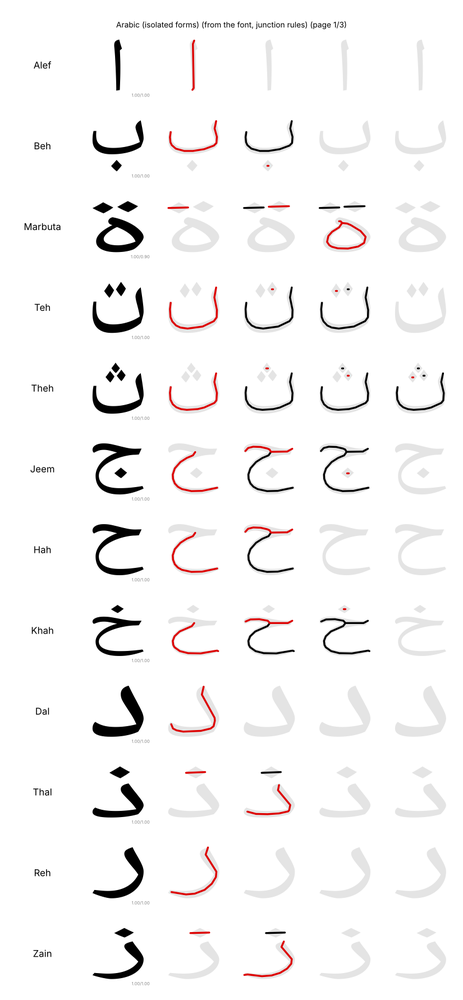
#> input picture scripts/script_analysis/stroke_charts/font_drafts/arabic_1.png, 463 x 1000 px, shrunk from 825 x 1782 before the run
$ python chart_glyphs.py stroke_charts/font_drafts/arabic_1.png
#> lines starting #> are read from the running program, lines starting #| are printed output that depends on the picture; after the words box and inside, x2 and y2 are one past the last pixel; in counts of white or black regions, pixels touching at a corner belong together
"""Cut real chart images (photos/posters of kana charts) into single-letter bitmaps so they can be measured like font glyphs.

    python chart_glyphs.py <image> <name> [--dil 9] [--minh 28] [--blue] [--debug out.png]

Letters are the dark blobs left after a small dilation merges the pieces of one letter (strokes, voicing marks).
Latin romaji are dropped by size/colour. Only measured, never copied."""
import argparse
import cv2
import numpy as np
from scipy import ndimage as ndi


def cut(path, dil=9, minh=28, maxh=200, colour_max=110, region=None):
#> called with path = 'stroke_charts/font_drafts/arabic_1.png', dil = 9, minh = 28, maxh = 200, colour_max = 110
    im = cv2.imread(path)
#> im is the input picture: shape (1000, 463, 3); mean B, G, R 245.7, 245.7, 246.8
    if region:
        x0, y0, x1, y1 = region
        im = im[y0:y1, x0:x1]
    gray = cv2.cvtColor(im, cv2.COLOR_BGR2GRAY)
    b, g, r = [im[..., i].astype(int) for i in range(3)]
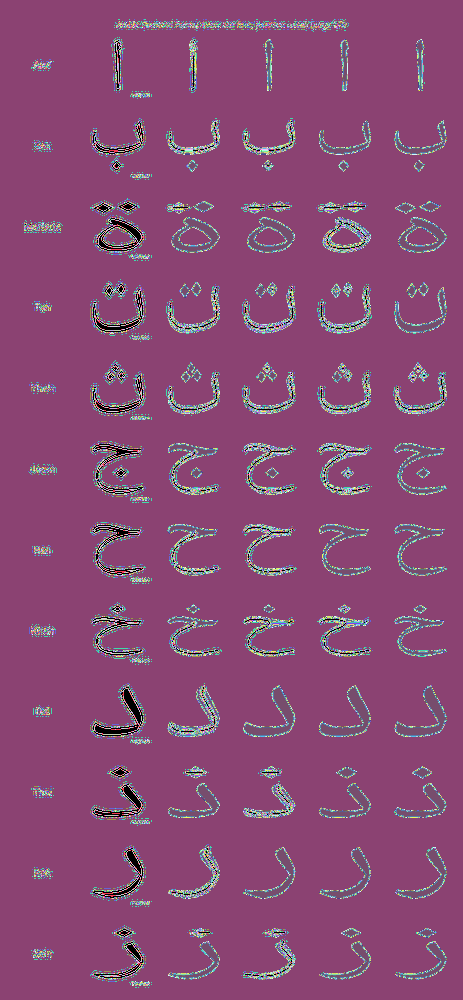
#> b: shape (1000, 463) int64; 256 distinct labels, from 0 to 255; one colour per label, 0 black
#> r: shape (1000, 463) int64; 256 distinct labels, from 0 to 255
    dark = (gray < colour_max) & (np.abs(r - b) < 60)            # near-black ink; blue/orange romaji and titles are excluded
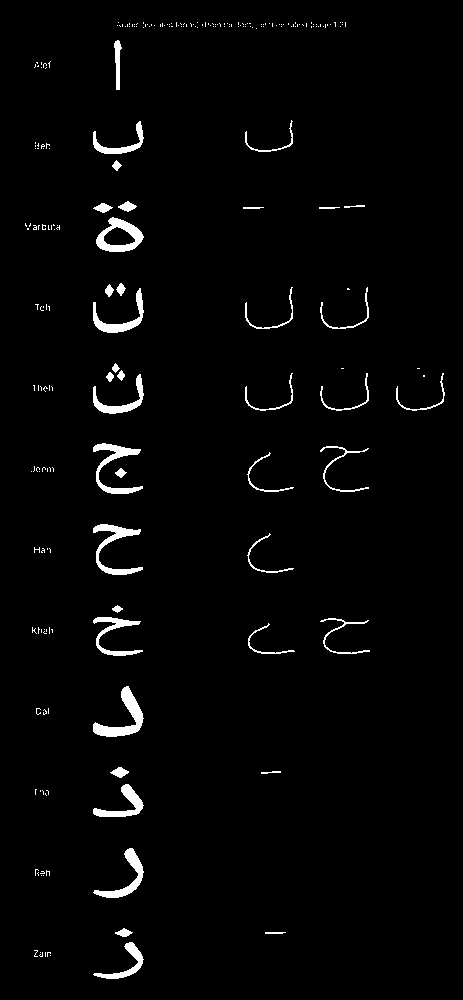
#> dark: shape (1000, 463) bool; 2.4% white; 231 white regions (191 under 20 px), largest, box (x1, y1, x2, y2) and area: (93, 686, 144, 737) 869, (96, 217, 144, 252) 752, (93, 524, 143, 575) 740
    merged = cv2.dilate(dark.astype("uint8"), np.ones((dil, dil), "uint8"))
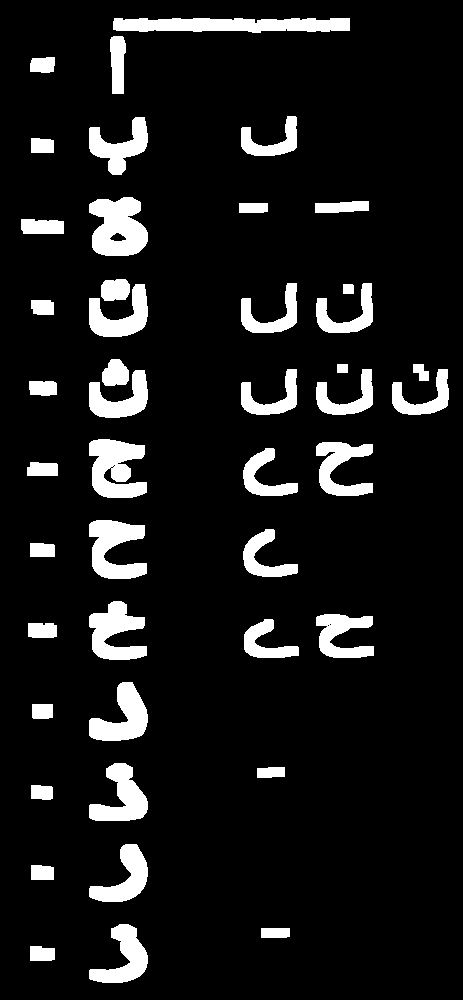
#> merged: shape (1000, 463); values 0 (black) and 1 (white), 9.8% white; 45 white regions, largest, box (x1, y1, x2, y2) and area: (113, 18, 350, 33) 2934, (89, 197, 148, 256) 2575, (89, 439, 147, 498) 2405
    lab, n = ndi.label(merged)
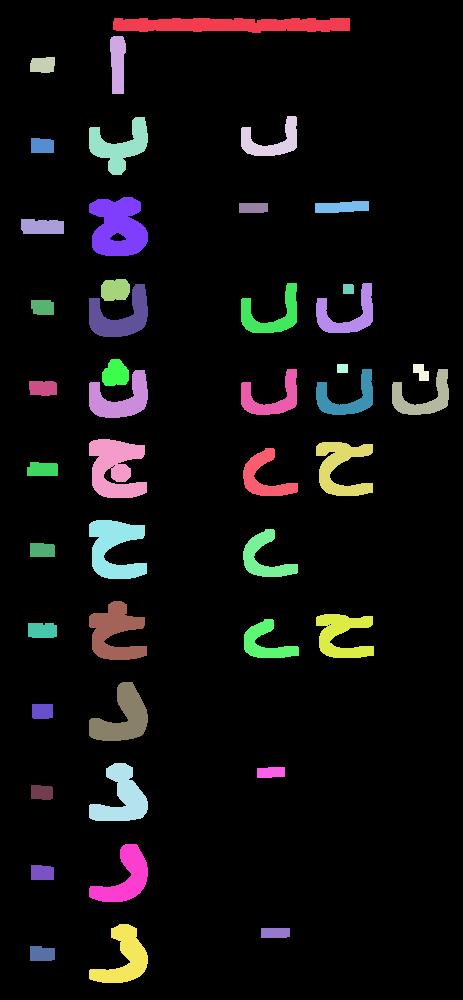
#> lab: shape (1000, 463) int32; 46 distinct labels, from 0 to 45; one colour per label, 0 black
#> n = 45
    out = []
    for i, sl in enumerate(ndi.find_objects(lab), 1):
        ys, xs = sl
        h, w = ys.stop - ys.start, xs.stop - xs.start
        if h < minh or h > maxh or w > maxh * 1.3:
            continue
        piece = dark[sl] & (lab[sl] == i)
        if piece.sum() < 30:
            continue
        out.append((ys.start, xs.start, piece))
#> this loop made 45 passes
#> (h, w) on passes 1 to 12: (15, 237), (58, 16), (16, 25), (40, 56), (58, 59), (15, 23), (59, 59), (12, 54), (10, 29), (15, 43), (22, 29), (50, 56)
#> after the loop, out = 23 items
    return out


def stroke_width(bm):
    from skimage.morphology import skeletonize
    sk = skeletonize(bm)
    return bm.sum() / max(sk.sum(), 1)


if __name__ == "__main__":
    ap = argparse.ArgumentParser()
    ap.add_argument("image"); ap.add_argument("--dil", type=int, default=9); ap.add_argument("--minh", type=int, default=28)
    ap.add_argument("--maxh", type=int, default=200); ap.add_argument("--debug")
    ap.add_argument("--region", type=int, nargs=4)
    a = ap.parse_args()
    gl = cut(a.image, a.dil, a.minh, a.maxh, region=a.region)
#> gl = 23 items
    print(len(gl), "letters; heights", sorted({p.shape[0] for _, _, p in gl})[:3], "...")
#> (printed output is left out)
    if a.debug:
        im = cv2.imread(a.image)
        if a.region:
            x0, y0, x1, y1 = a.region; im = im[y0:y1, x0:x1]
        for y, x, p in gl:
            cv2.rectangle(im, (x, y), (x + p.shape[1], y + p.shape[0]), (0, 0, 255), 1)
        cv2.imwrite(a.debug, im)

$ run again, on scripts/script_analysis/stroke_charts/font_drafts/armenian_1.png
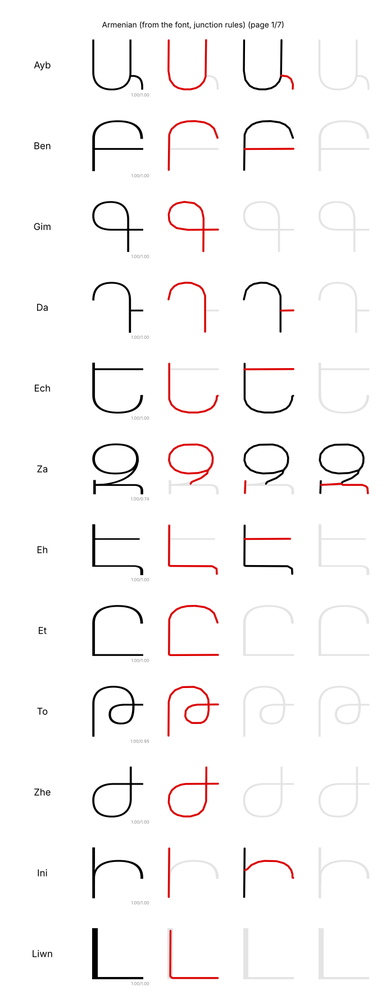
#> input picture scripts/script_analysis/stroke_charts/font_drafts/armenian_1.png, 386 x 1000 px, shrunk from 687 x 1782 before the run
#> in cut, im is the input picture: shape (1000, 386, 3); mean B, G, R 248.3, 248.3, 250.2
#> b: shape (1000, 386) int64; 256 distinct labels, from 0 to 255
#> r: shape (1000, 386) int64; 256 distinct labels, from 0 to 255
#> dark: shape (1000, 386) bool; 1.4% white in thin lines or dots, all inside (x1, y1, x2, y2) = (33, 22, 364, 979)
#> merged: shape (1000, 386); values 0 (black) and 1 (white), 9.1% white; 33 white regions, largest, box (x1, y1, x2, y2) and area: (99, 18, 287, 33) 2323, (88, 440, 147, 498) 2273, (88, 682, 147, 741) 1916
#> in cut, `lab, n = ndi.label(merged)`:
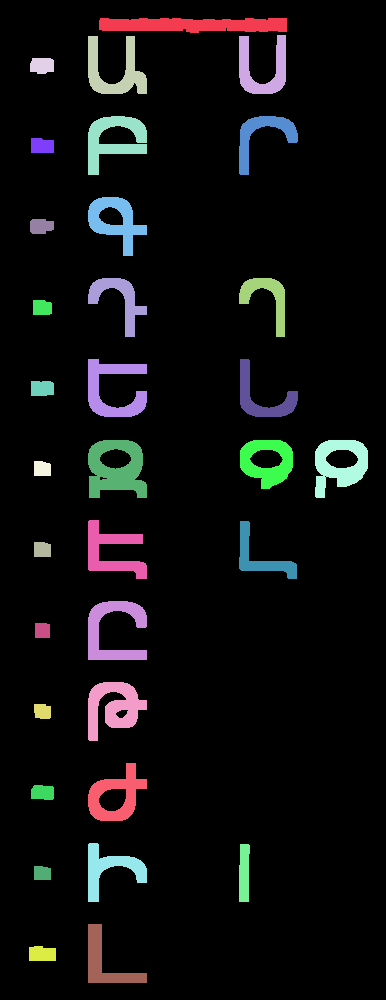
#> lab: shape (1000, 386) int32; 34 distinct labels, from 0 to 33; one colour per label, 0 black
#> n = 33
#> the loop in cut, `for i, sl in enumerate(ndi.find_objects(lab), 1):` made 33 passes
#> (h, w) on passes 1 to 8: (15, 188), (59, 47), (58, 59), (16, 24), (59, 59), (59, 59), (15, 23), (59, 59)
#> pass 3, in cut, `piece = dark[sl] & (lab[sl] == i)`:
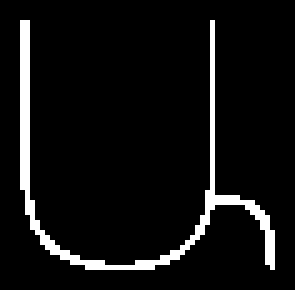
#> piece: shape (58, 59) bool (shown 5 times larger); 6.8% white in thin lines or dots, all inside (x1, y1, x2, y2) = (4, 4, 55, 54)
#> after the loop in cut, `for i, sl in enumerate(ndi.find_objects(lab), 1):`: out = 20 items
#> (printed output is left out)
